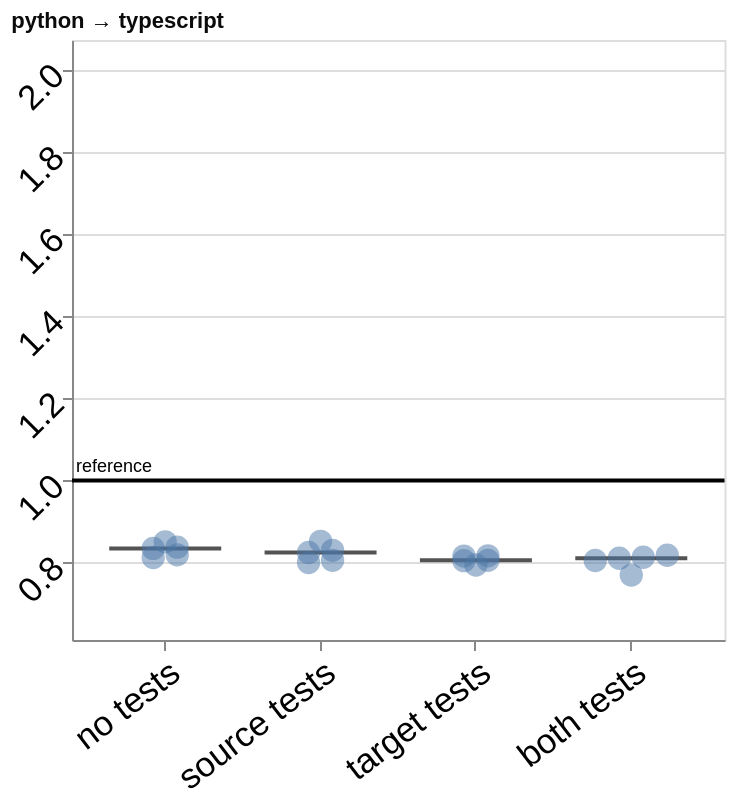

Specify this chart in Vega-Lite:
### Vega-Lite specification from a JSON file in a GitHub repository (floating-point values rounded to 4 significant figures)
{"config": {"view": {"continuousWidth": 300, "continuousHeight": 300}, "axis": {"labelAngle": -45}, "axisX": {"labelAngle": -37.5}}, "layer": [{"data": {"name": "data-14fe493c704c9f943a6d8a59518b9d87"}, "mark": {"type": "tick", "color": "#0b0b0b", "opacity": 0.7, "size": 56, "thickness": 2}, "encoding": {"x": {"field": "condition", "sort": ["no tests", "source tests", "target tests", "both tests"], "title": null, "type": "nominal", "axis": {"labelFontSize": 17.32}}, "xOffset": {"field": "nudge", "scale": {"domain": [-2, 2], "range": [7.071, 55.07]}, "title": null, "type": "quantitative"}, "y": {"field": "value", "scale": {"domain": [0.6115, 2.073], "nice": false}, "title": null, "type": "quantitative", "axis": {"labelFontSize": 17.32, "titleFontSize": 22}}}}, {"data": {"name": "data-2411f198109f299d7ce56c00f7b584a2"}, "mark": {"type": "point", "filled": true, "opacity": 0.5, "size": 136}, "encoding": {"tooltip": [{"field": "port", "title": "run", "type": "nominal"}, {"field": "value", "format": ".2f", "title": "ladder time ÷ reference", "type": "quantitative"}, {"field": "ladder_rungs_completed", "title": "rungs completed", "type": "quantitative"}, {"field": "ladder_total_ms", "format": ",.1f", "title": "total ms", "type": "quantitative"}], "x": {"field": "condition", "sort": ["no tests", "source tests", "target tests", "both tests"], "title": null, "type": "nominal", "axis": {"labelFontSize": 17.32}}, "xOffset": {"field": "nudge", "scale": {"domain": [-2, 2], "range": [7.071, 55.07]}, "title": null, "type": "quantitative"}, "y": {"field": "value", "scale": {"domain": [0.6115, 2.073], "nice": false}, "title": null, "type": "quantitative", "axis": {"labelFontSize": 17.32, "titleFontSize": 22}}}}, {"data": {"name": "data-a630986baac081710e889288b28dd2bb"}, "mark": {"type": "rule", "color": "black", "strokeWidth": 2}, "encoding": {"y": {"field": "value", "scale": {"domain": [0.6115, 2.073], "nice": false}, "title": null, "type": "quantitative", "axis": {"labelFontSize": 17.32, "titleFontSize": 22}}}}, {"data": {"name": "data-a630986baac081710e889288b28dd2bb"}, "mark": {"type": "text", "align": "left", "baseline": "bottom", "dy": -2, "fontSize": 9}, "encoding": {"text": {"field": "label", "type": "nominal"}, "x": {"value": 2}, "y": {"field": "value", "scale": {"domain": [0.6115, 2.073], "nice": false}, "title": null, "type": "quantitative", "axis": {"labelFontSize": 17.32, "titleFontSize": 22}}}}], "height": 300, "title": {"text": "python → typescript", "anchor": "start", "color": "#0b0b0b", "fontSize": 11}, "width": 326.2, "$schema": "https://vega.github.io/schema/vega-lite/v6.4.1.json", "datasets": {"data-14fe493c704c9f943a6d8a59518b9d87": [{"condition": "no tests", "value": 0.8346, "nudge": 0.0}, {"condition": "source tests", "value": 0.8247, "nudge": 0.0}, {"condition": "target tests", "value": 0.8055, "nudge": 0.0}, {"condition": "both tests", "value": 0.8106, "nudge": 0.0}], "data-2411f198109f299d7ce56c00f7b584a2": [{"run_id": "20260909T005215Z_9a3e20fe", "condition": "no tests", "ladder_rungs_completed": 19, "ladder_total_ms": 12060.0, "value": 0.8506, "reference": 1.0, "port": "9a3e20fe", "nudge": 0.0}, {"run_id": "20260909T024849Z_b96078c6", "condition": "no tests", "ladder_rungs_completed": 19, "ladder_total_ms": 11580.0, "value": 0.8124, "reference": 1.0, "port": "b96078c6", "nudge": -0.5}, {"run_id": "20260909T130706Z_31ac2789", "condition": "no tests", "ladder_rungs_completed": 19, "ladder_total_ms": 11840.0, "value": 0.819, "reference": 1.0, "port": "31ac2789", "nudge": 0.5}, {"run_id": "20260909T151143Z_170b737d", "condition": "no tests", "ladder_rungs_completed": 19, "ladder_total_ms": 11680.0, "value": 0.8346, "reference": 1.0, "port": "170b737d", "nudge": -0.5}, {"run_id": "20260909T182714Z_2643e4be", "condition": "no tests", "ladder_rungs_completed": 19, "ladder_total_ms": 11780.0, "value": 0.8377, "reference": 1.0, "port": "2643e4be", "nudge": 0.5}, {"run_id": "20260909T002206Z_273cf6b9", "condition": "source tests", "ladder_rungs_completed": 19, "ladder_total_ms": 12020.0, "value": 0.8298, "reference": 1.0, "port": "273cf6b9", "nudge": 0.5}, {"run_id": "20260909T022216Z_19e0fe30", "condition": "source tests", "ladder_rungs_completed": 19, "ladder_total_ms": 11590.0, "value": 0.8247, "reference": 1.0, "port": "19e0fe30", "nudge": -0.5}, {"run_id": "20260909T124157Z_4ee67ba2", "condition": "source tests", "ladder_rungs_completed": 19, "ladder_total_ms": 11630.0, "value": 0.8, "reference": 1.0, "port": "4ee67ba2", "nudge": -0.5}, {"run_id": "20260909T144331Z_5b46f630", "condition": "source tests", "ladder_rungs_completed": 19, "ladder_total_ms": 11730.0, "value": 0.8519, "reference": 1.0, "port": "5b46f630", "nudge": 0.0}, {"run_id": "20260909T180307Z_280f3890", "condition": "source tests", "ladder_rungs_completed": 19, "ladder_total_ms": 11530.0, "value": 0.8056, "reference": 1.0, "port": "280f3890", "nudge": 0.5}, {"run_id": "20260909T004354Z_a47a3057", "condition": "target tests", "ladder_rungs_completed": 19, "ladder_total_ms": 11840.0, "value": 0.8158, "reference": 1.0, "port": "a47a3057", "nudge": -0.5}, {"run_id": "20260909T023701Z_e94dca40", "condition": "target tests", "ladder_rungs_completed": 19, "ladder_total_ms": 11520.0, "value": 0.8165, "reference": 1.0, "port": "e94dca40", "nudge": 0.5}, {"run_id": "20260909T125752Z_09b2c811", "condition": "target tests", "ladder_rungs_completed": 19, "ladder_total_ms": 11530.0, "value": 0.8047, "reference": 1.0, "port": "09b2c811", "nudge": -0.5}, {"run_id": "20260909T150124Z_a7cd2ee9", "condition": "target tests", "ladder_rungs_completed": 19, "ladder_total_ms": 11420.0, "value": 0.8055, "reference": 1.0, "port": "a7cd2ee9", "nudge": 0.5}, {"run_id": "20260909T181751Z_00b43b48", "condition": "target tests", "ladder_rungs_completed": 19, "ladder_total_ms": 11530.0, "value": 0.7941, "reference": 1.0, "port": "00b43b48", "nudge": 0.0}, {"run_id": "20260909T001426Z_1c28aa33", "condition": "both tests", "ladder_rungs_completed": 19, "ladder_total_ms": 11720.0, "value": 0.8179, "reference": 1.0, "port": "1c28aa33", "nudge": 1.5}, {"run_id": "20260909T020947Z_ffb57550", "condition": "both tests", "ladder_rungs_completed": 19, "ladder_total_ms": 11850.0, "value": 0.8052, "reference": 1.0, "port": "ffb57550", "nudge": -1.5}, {"run_id": "20260909T123239Z_5982b634", "condition": "both tests", "ladder_rungs_completed": 19, "ladder_total_ms": 11500.0, "value": 0.7697, "reference": 1.0, "port": "5982b634", "nudge": 0.0}, {"run_id": "20260909T142951Z_4ff7cdec", "condition": "both tests", "ladder_rungs_completed": 19, "ladder_total_ms": 11910.0, "value": 0.8106, "reference": 1.0, "port": "4ff7cdec", "nudge": -0.5}, {"run_id": "20260909T175143Z_62b61540", "condition": "both tests", "ladder_rungs_completed": 19, "ladder_total_ms": 12160.0, "value": 0.813, "reference": 1.0, "port": "62b61540", "nudge": 0.5}], "data-a630986baac081710e889288b28dd2bb": [{"value": 1.0, "label": "reference"}]}, "padding": {"left": 5, "top": 5, "right": 6.25, "bottom": 5}}
